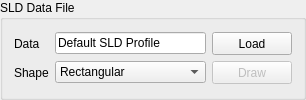
    <widget class="QGroupBox" name="groupBox_Datafile">
     <property name="font">
      <font>
       <weight>50</weight>
       <bold>false</bold>
      </font>
     </property>
     <property name="title">
      <string>SLD Data File</string>
     </property>
     <layout class="QGridLayout" name="gridLayout_5">
      <item row="0" column="0">
       <layout class="QGridLayout" name="gridLayout">
        <item row="0" column="0">
         <widget class="QLabel" name="lblData">
          <property name="font">
           <font>
            <weight>50</weight>
            <bold>false</bold>
           </font>
          </property>
          <property name="toolTip">
           <string>&lt;html&gt;&lt;head/&gt;&lt;body&gt;&lt;p&gt;Data used to simulate SANS.&lt;/p&gt;&lt;/body&gt;&lt;/html&gt;</string>
          </property>
          <property name="text">
           <string>Data</string>
          </property>
         </widget>
        </item>
        <item row="0" column="1">
         <widget class="QLineEdit" name="txtData">
          <property name="sizePolicy">
           <sizepolicy hsizetype="Preferred" vsizetype="Fixed">
            <horstretch>0</horstretch>
            <verstretch>0</verstretch>
           </sizepolicy>
          </property>
          <property name="minimumSize">
           <size>
            <width>151</width>
            <height>0</height>
           </size>
          </property>
          <property name="font">
           <font>
            <weight>50</weight>
            <bold>false</bold>
           </font>
          </property>
          <property name="toolTip">
           <string>Display name of loaded datafile.</string>
          </property>
          <property name="text">
           <string>Default SLD Profile</string>
          </property>
         </widget>
        </item>
        <item row="0" column="2">
         <widget class="QPushButton" name="cmdLoad">
          <property name="sizePolicy">
           <sizepolicy hsizetype="Minimum" vsizetype="Fixed">
            <horstretch>0</horstretch>
            <verstretch>0</verstretch>
           </sizepolicy>
          </property>
          <property name="minimumSize">
           <size>
            <width>80</width>
            <height>23</height>
           </size>
          </property>
          <property name="font">
           <font>
            <weight>50</weight>
            <bold>false</bold>
           </font>
          </property>
          <property name="toolTip">
           <string>&lt;html&gt;&lt;head/&gt;&lt;body&gt;&lt;p&gt;Only .txt, .omf, .sld and .pdf datafile formats are supported. &lt;/p&gt;&lt;p&gt;Load data and generate 3D plots in real space.&lt;/p&gt;&lt;/body&gt;&lt;/html&gt;</string>
          </property>
          <property name="text">
           <string>Load</string>
          </property>
          <property name="autoDefault">
           <bool>false</bool>
          </property>
         </widget>
        </item>
        <item row="1" column="0">
         <widget class="QLabel" name="lblShape">
          <property name="font">
           <font>
            <weight>50</weight>
            <bold>false</bold>
           </font>
          </property>
          <property name="toolTip">
           <string>&lt;html&gt;&lt;head/&gt;&lt;body&gt;&lt;p&gt;Default shape of the sample.&lt;/p&gt;&lt;/body&gt;&lt;/html&gt;</string>
          </property>
          <property name="text">
           <string>Shape</string>
          </property>
         </widget>
        </item>
        <item row="1" column="1">
         <widget class="QComboBox" name="cbShape">
          <property name="sizePolicy">
           <sizepolicy hsizetype="Preferred" vsizetype="Fixed">
            <horstretch>0</horstretch>
            <verstretch>0</verstretch>
           </sizepolicy>
          </property>
          <property name="font">
           <font>
            <weight>50</weight>
            <bold>false</bold>
           </font>
          </property>
          <property name="toolTip">
           <string>&lt;html&gt;&lt;head/&gt;&lt;body&gt;&lt;p&gt;Select the default shape of the sample.&lt;/p&gt;&lt;/body&gt;&lt;/html&gt;</string>
          </property>
          <item>
           <property name="text">
            <string>Rectangular</string>
           </property>
          </item>
          <item>
           <property name="text">
            <string>Ellipsoid</string>
           </property>
          </item>
         </widget>
        </item>
        <item row="1" column="2">
         <widget class="QPushButton" name="cmdDraw">
          <property name="enabled">
           <bool>false</bool>
          </property>
          <property name="sizePolicy">
           <sizepolicy hsizetype="Minimum" vsizetype="Fixed">
            <horstretch>0</horstretch>
            <verstretch>0</verstretch>
           </sizepolicy>
          </property>
          <property name="minimumSize">
           <size>
            <width>80</width>
            <height>23</height>
           </size>
          </property>
          <property name="font">
           <font>
            <weight>50</weight>
            <bold>false</bold>
           </font>
          </property>
          <property name="toolTip">
           <string>&lt;html&gt;&lt;head/&gt;&lt;body&gt;&lt;p&gt;Generate a 3D plot with arrows for the magnetic vectors.&lt;/p&gt;&lt;p&gt;It is not recommanded for a large number of pixels.&lt;/p&gt;&lt;/body&gt;&lt;/html&gt;</string>
          </property>
          <property name="text">
           <string>Draw</string>
          </property>
          <property name="autoDefault">
           <bool>false</bool>
          </property>
         </widget>
        </item>
       </layout>
      </item>
     </layout>
    </widget>
